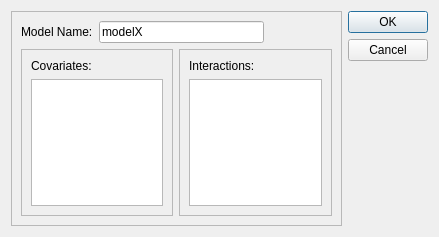
<?xml version="1.0" encoding="UTF-8"?>
<ui version="4.0">
 <class>Dialog</class>
 <widget class="QDialog" name="Dialog">
  <property name="geometry">
   <rect>
    <x>0</x>
    <y>0</y>
    <width>439</width>
    <height>237</height>
   </rect>
  </property>
  <property name="windowTitle">
   <string>Specify Model</string>
  </property>
  <layout class="QHBoxLayout" name="horizontalLayout_3">
   <item>
    <widget class="QFrame" name="frame_3">
     <property name="frameShape">
      <enum>QFrame::StyledPanel</enum>
     </property>
     <property name="frameShadow">
      <enum>QFrame::Raised</enum>
     </property>
     <layout class="QVBoxLayout" name="verticalLayout_3">
      <item>
       <layout class="QHBoxLayout" name="horizontalLayout_2">
        <item>
         <widget class="QLabel" name="label">
          <property name="text">
           <string>Model Name:</string>
          </property>
         </widget>
        </item>
        <item>
         <widget class="QLineEdit" name="lineEdit">
          <property name="minimumSize">
           <size>
            <width>165</width>
            <height>0</height>
           </size>
          </property>
          <property name="maximumSize">
           <size>
            <width>165</width>
            <height>16777215</height>
           </size>
          </property>
          <property name="text">
           <string>modelX</string>
          </property>
         </widget>
        </item>
        <item>
         <spacer name="horizontalSpacer">
          <property name="orientation">
           <enum>Qt::Horizontal</enum>
          </property>
          <property name="sizeHint" stdset="0">
           <size>
            <width>40</width>
            <height>20</height>
           </size>
          </property>
         </spacer>
        </item>
       </layout>
      </item>
      <item>
       <layout class="QHBoxLayout" name="horizontalLayout">
        <item>
         <widget class="QFrame" name="frame">
          <property name="frameShape">
           <enum>QFrame::StyledPanel</enum>
          </property>
          <property name="frameShadow">
           <enum>QFrame::Raised</enum>
          </property>
          <layout class="QVBoxLayout" name="verticalLayout">
           <item>
            <widget class="QLabel" name="label_2">
             <property name="text">
              <string>Covariates:</string>
             </property>
            </widget>
           </item>
           <item>
            <widget class="QListWidget" name="covariates_listWidget"/>
           </item>
          </layout>
         </widget>
        </item>
        <item>
         <widget class="QFrame" name="frame_2">
          <property name="frameShape">
           <enum>QFrame::StyledPanel</enum>
          </property>
          <property name="frameShadow">
           <enum>QFrame::Raised</enum>
          </property>
          <layout class="QVBoxLayout" name="verticalLayout_2">
           <item>
            <widget class="QLabel" name="label_3">
             <property name="text">
              <string>Interactions:</string>
             </property>
            </widget>
           </item>
           <item>
            <widget class="QListWidget" name="Interactions_listWidget"/>
           </item>
          </layout>
         </widget>
        </item>
       </layout>
      </item>
     </layout>
    </widget>
   </item>
   <item>
    <widget class="QDialogButtonBox" name="buttonBox">
     <property name="orientation">
      <enum>Qt::Vertical</enum>
     </property>
     <property name="standardButtons">
      <set>QDialogButtonBox::Cancel|QDialogButtonBox::Ok</set>
     </property>
    </widget>
   </item>
  </layout>
 </widget>
 <resources/>
 <connections>
  <connection>
   <sender>buttonBox</sender>
   <signal>accepted()</signal>
   <receiver>Dialog</receiver>
   <slot>accept()</slot>
   <hints>
    <hint type="sourcelabel">
     <x>248</x>
     <y>254</y>
    </hint>
    <hint type="destinationlabel">
     <x>157</x>
     <y>274</y>
    </hint>
   </hints>
  </connection>
  <connection>
   <sender>buttonBox</sender>
   <signal>rejected()</signal>
   <receiver>Dialog</receiver>
   <slot>reject()</slot>
   <hints>
    <hint type="sourcelabel">
     <x>316</x>
     <y>260</y>
    </hint>
    <hint type="destinationlabel">
     <x>286</x>
     <y>274</y>
    </hint>
   </hints>
  </connection>
 </connections>
</ui>
